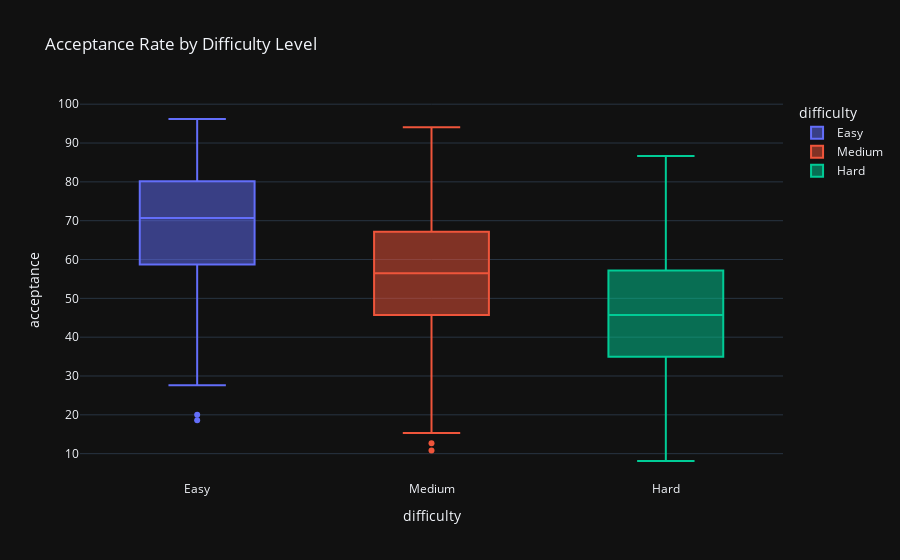

Source (notebook cell):
### Code cell
fig = px.box(
    df, x='difficulty', y='acceptance', color='difficulty',
    title='Acceptance Rate by Difficulty Level'
)
fig.show()

### Figure 1 — Plotly figure (JSON) as saved in the notebook; plotly's stock layout.template omitted (floating-point values rounded to 4 significant figures; data arrays with more than 128 entries replaced by an {"elided": "..."} marker saying what was removed)
{"data": [{"alignmentgroup": "True", "hovertemplate": "difficulty=%{x}<br>acceptance=%{y}<extra></extra>", "legendgroup": "Easy", "marker": {"color": "#636efa"}, "name": "Easy", "notched": false, "offsetgroup": "Easy", "orientation": "v", "showlegend": true, "x": {"elided": "909 str values"}, "x0": " ", "xaxis": "x", "y": {"elided": "909 float values"}, "y0": " ", "yaxis": "y", "type": "box"}, {"alignmentgroup": "True", "hovertemplate": "difficulty=%{x}<br>acceptance=%{y}<extra></extra>", "legendgroup": "Medium", "marker": {"color": "#EF553B"}, "name": "Medium", "notched": false, "offsetgroup": "Medium", "orientation": "v", "showlegend": true, "x": {"elided": "1942 str values"}, "x0": " ", "xaxis": "x", "y": {"elided": "1942 float values"}, "y0": " ", "yaxis": "y", "type": "box"}, {"alignmentgroup": "True", "hovertemplate": "difficulty=%{x}<br>acceptance=%{y}<extra></extra>", "legendgroup": "Hard", "marker": {"color": "#00cc96"}, "name": "Hard", "notched": false, "offsetgroup": "Hard", "orientation": "v", "showlegend": true, "x": {"elided": "879 str values"}, "x0": " ", "xaxis": "x", "y": {"elided": "879 float values"}, "y0": " ", "yaxis": "y", "type": "box"}], "layout": {"xaxis": {"anchor": "y", "domain": [0.0, 1.0], "title": {"text": "difficulty"}, "categoryorder": "array", "categoryarray": ["Easy", "Medium", "Hard"]}, "yaxis": {"anchor": "x", "domain": [0.0, 1.0], "title": {"text": "acceptance"}}, "legend": {"title": {"text": "difficulty"}, "tracegroupgap": 0}, "title": {"text": "Acceptance Rate by Difficulty Level"}, "boxmode": "overlay"}}
